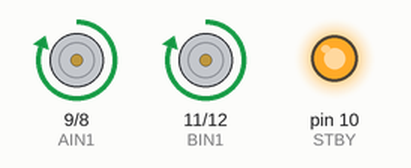
This sketch was run on a simulated Arduino Uno, built with avr-gcc and run on an emulated ATmega328P. Shown: motor-driver pin pairs drawn as motors (green arrow = first pin HIGH = forward, orange = second pin HIGH = backward, longer = more drive, scaled by the enable pin, stopped while the standby pin is LOW), output pins drawn as LEDs (lit = HIGH).

Above: at 0.5 s.
At 2.37 s:
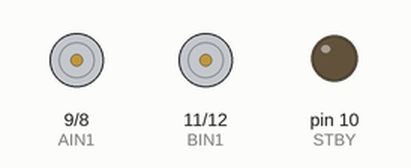
At 4.2 s:
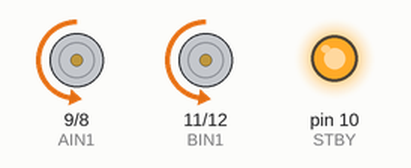
Timing chart, 0 to 5.8 s (numbered marks = the images above):
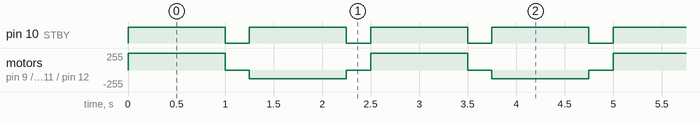

Measured:
- by itself, pin 10 (STBY): alternates HIGH for 1.0 s and LOW for 0.25 s
- by itself, motor on pin 9 (AIN1) / pin 8 (AIN2), motor on pin 11 (BIN1) / pin 12 (BIN2): repeats every 2.5 s: stopped 0.25 s, backward 128/255 1.0 s, stopped 0.25 s, forward 255/255 1.0 s

The sketch:

TB6612FNG_Driver.ino
```cpp
// From the top left of the diagram, working counter-clockwise:
// GND - Connect to the ground terminal on the Arduino board
// VCC  - Connect to the 5V VCC on the Arduino board.
// AO1 - Connect to the negative lead of motor A.
// AO2 - Connect to the positive lead of motor A.
// BO2 - Connect to the positive lead of motor B.
// BO1 - Connect to the negative lead of motor B.
// VMOT - Connect to the positive side of the power source you are using to power the motors.
// GND - Connect to the negative side of the power source you are using to power the motors.
// PWMA - Connect to PWM pin on the Arduino.  On the Arduino Uno digital pin 3
// AIN1 - Connect to digital pin 9 on the Arduino.
// AIN2 - Connect to digital pin 8 on the Arduino.
// STBY - Connect to digital pin 10 on the Arduino.
// BIN1 - Connect to digital pin 11 on the Arduino.
// BIN2 - Connect to digital pin 12 on the Arduino.
// PWMB - Connect to PWM pin on the Arduino.  On the Arduino Uno, digital pin 5
// GND - Connect to the ground of the Arduino.
//motor A connected between A01 and A02
//motor B connected between B01 and B02

int STBY = 10; //standby

//Motor A
int PWMA = 3; //Speed control
int AIN1 = 9; //Direction
int AIN2 = 8; //Direction

//Motor B
int PWMB = 5; //Speed control
int BIN1 = 11; //Direction
int BIN2 = 12; //Direction

void setup(){
  pinMode(STBY, OUTPUT);

  pinMode(PWMA, OUTPUT);
  pinMode(AIN1, OUTPUT);
  pinMode(AIN2, OUTPUT);

  pinMode(PWMB, OUTPUT);
  pinMode(BIN1, OUTPUT);
  pinMode(BIN2, OUTPUT);
}

void loop(){
  move(1, 255, 1); //motor 1, full speed, left
  move(2, 255, 1); //motor 2, full speed, left

  delay(1000); //go for 1 second
  stop(); //stop
  delay(250); //hold for 250ms until move again

  move(1, 128, 0); //motor 1, half speed, right
  move(2, 128, 0); //motor 2, half speed, right

  delay(1000);
  stop();
  delay(250);
}


void move(int motor, int speed, int direction){
//Move specific motor at speed and direction
//motor: 0 for B 1 for A
//speed: 0 is off, and 255 is full speed
//direction: 0 clockwise, 1 counter-clockwise

  digitalWrite(STBY, HIGH); //disable standby

  boolean inPin1 = LOW;
  boolean inPin2 = HIGH;

  if(direction == 1){
    inPin1 = HIGH;
    inPin2 = LOW;
  }

  if(motor == 1){
    digitalWrite(AIN1, inPin1);
    digitalWrite(AIN2, inPin2);
    analogWrite(PWMA, speed);
  }else{
    digitalWrite(BIN1, inPin1);
    digitalWrite(BIN2, inPin2);
    analogWrite(PWMB, speed);
  }
}

void stop(){
//enable standby
  digitalWrite(STBY, LOW);
}
```
